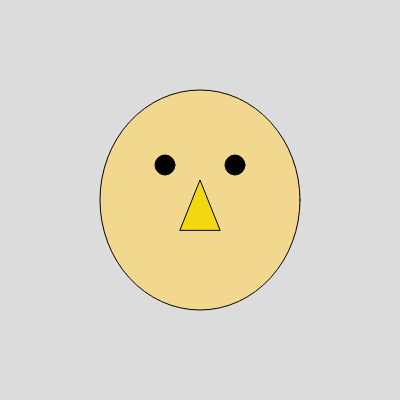
Frame 1 (no input)
Frame 60 (no input): identical to frame 1, image omitted
Frame 120 (the mouse pressed at the canvas centre since frame 60): identical to frame 1, image omitted

The p5.js sketch that drew this single still picture (run headless with seeded random() and noise() and a simulated clock; from frame 60 on, the mouse is pressed at the canvas centre):

// p5.js sketch
// ── sketch.js
function setup() {
  createCanvas(400, 400);
}

function draw() {
  
  background(220);
  fill(242, 216, 143);
  ellipse(200, 200, 200, 220);
  
  fill(0, 0, 0)
  ellipse(165, 165, 20, 20);
  
  ellipse(235, 165, 20, 20);
  
  fill(242,216,14);
  triangle(180,230, 200, 180, 220, 230)
  
  arc(250, 250, 250)
  

}
